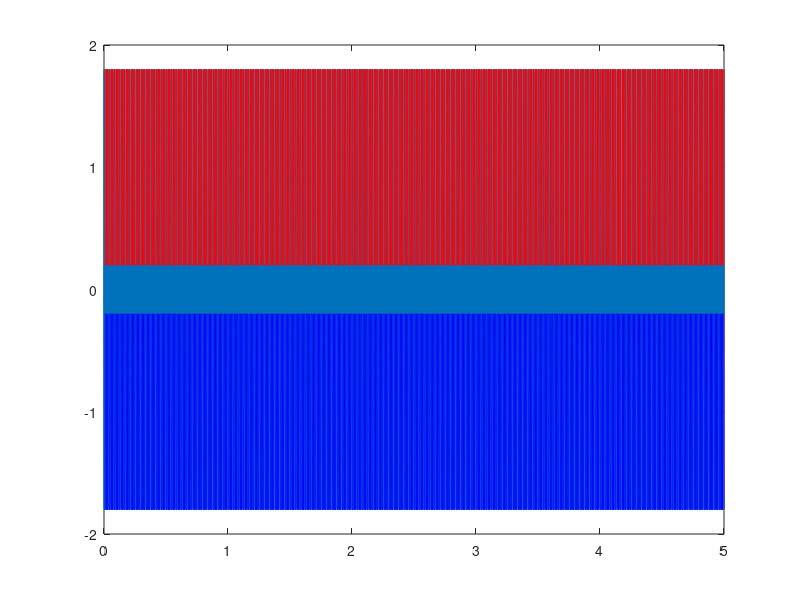
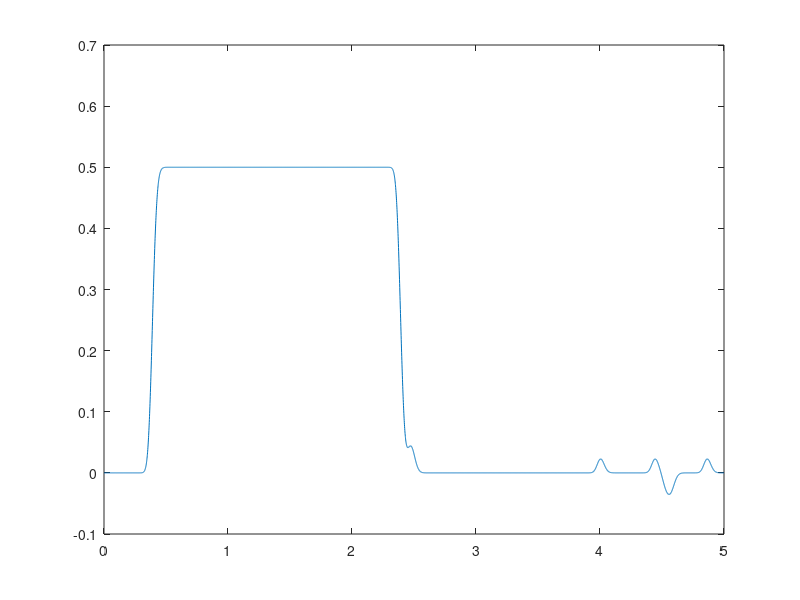

MATLAB code for these plots, in order:
clc;close all
t=0:0.001:5
m=4*square(100*pi*t,50)
c=cos(1000*pi*t)
env=(1+0.2*m)
am=(1+0.2*m).*c
plot(t,am)
hold on
plot(t,env,'r',t,-env,'b')
for q=1:2000
    if(am(q)<0)
        am(q)=0
    end
end
[den,num]=butter(1,2*pi*0.025)
for i =1:200
    am =filter(den,num,am)
end
figure
plot(t,am)